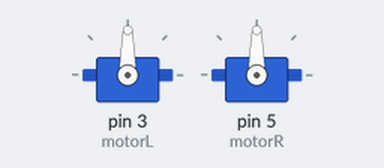
Recording of a sketch running on a simulated Arduino Uno, built with avr-gcc and run on an emulated ATmega328P. On the bench: 2 × servo.

Above: at 0.1 s.
At 10.1 s:
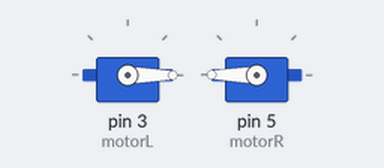
Timing chart, 0 to 24.0 s (numbered marks = the images above):
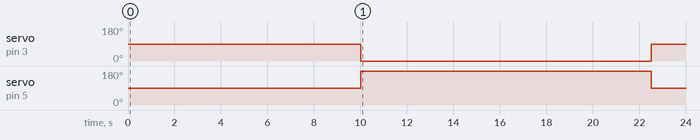

Measured:
- by itself, servo on pin 3 (motorL): 90° → 0° at 10.0 s, → 90° 12.5 s later
- by itself, servo on pin 5 (motorR): 90° → 180° at 10.0 s, → 90° 12.5 s later

The sketch:

torque.ino
```cpp
#include <Servo.h>
Servo motorL;
Servo motorR;
int foot = 5000;
void setup() {
  motorL.attach(3);
  motorR.attach(5);
}
void loop() {
  delay(10000);
  forward(2.5);
  motorL.detach();
  motorR.detach();
}
void forward(double x) {
  motorL.write(0);
  motorR.write(180);
  delay(x * foot);
  motorL.write(90);
  motorR.write(90);
}
```
